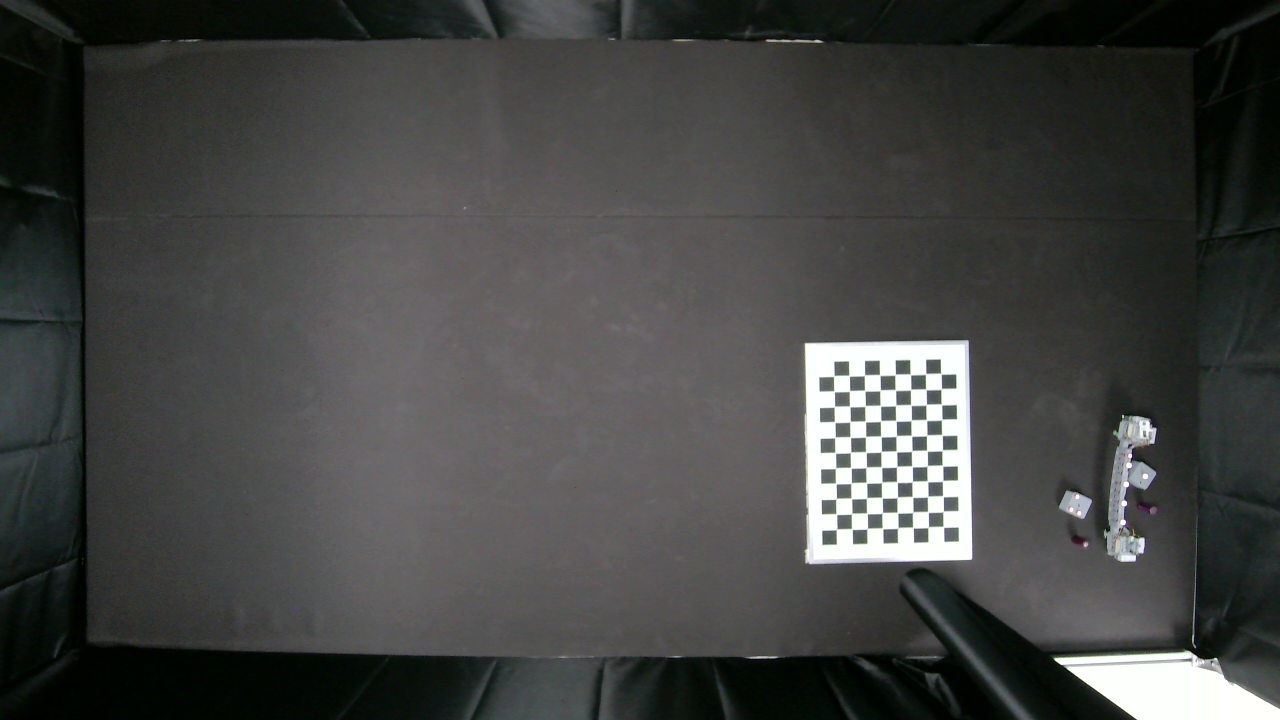
#> input picture Valens_Bugs/camera_calebration/img1.jpg, 1280 x 720 px
$ python camera_calibration.py
#> lines starting #> are read from the running program, lines starting #| are printed output that depends on the picture; after the words box and inside, x2 and y2 are one past the last pixel; in counts of white or black regions, pixels touching at a corner belong together
import cv2
import numpy as np
import glob

# 找棋盘格角点
# 设置寻找亚像素角点的参数，采用的停止准则是最大循环次数30和最大误差容限0.001
criteria = (cv2.TERM_CRITERIA_EPS + cv2.TERM_CRITERIA_MAX_ITER, 30, 0.001)  # 阈值
# 棋盘格模板规格   Specification of the checkerboard
w = 11   # 10 - 1
h = 8   # 7  - 1
# 世界坐标系中的棋盘格点,例如(0,0,0), (1,0,0), (2,0,0) ....,(8,5,0)，去掉Z坐标，记为二维矩阵
objp = np.zeros((w*h,3), np.float32)
objp[:,:2] = np.mgrid[0:w,0:h].T.reshape(-1,2)
objp = objp*35  # 35 mm

# 储存棋盘格角点的世界坐标和图像坐标对
objpoints = [] # 在世界坐标系中的三维点
imgpoints = [] # 在图像平面的二维点
#加载pic文件夹下所有的jpg图像  load all images in the pic folder
images = glob.glob('*.jpg')  #   拍摄的十几张棋盘图片所在目录 the direction of the folder

i=0
for fname in images:

    img = cv2.imread(fname)
#> img is the input picture: shape (720, 1280, 3); mean B, G, R 67, 68.7, 67.4
    # 获取画面中心点 Get the center point of the image
    #获取图像的长宽    Get the length and width of the image
    h1, w1 = img.shape[0], img.shape[1]
    gray = cv2.cvtColor(img,cv2.COLOR_BGR2GRAY)
    u, v = img.shape[:2]
    # 找到棋盘格角点
    ret, corners = cv2.findChessboardCorners(gray, (w,h),None)
#> ret = False; corners = None
    # 如果找到足够点对，将其存储起来
    if ret == True:
        print("i:", i)
        i = i+1

        cv2.cornerSubPix(gray,corners,(11,11),(-1,-1),criteria)

        objpoints.append(objp)
        imgpoints.append(corners)
        # Show corners
        cv2.drawChessboardCorners(img, (w,h), corners, ret)
        cv2.namedWindow('findCorners', cv2.WINDOW_NORMAL)
        cv2.resizeWindow('findCorners', 640, 480)
        cv2.imshow('findCorners',img)
        cv2.waitKey(200)
#> pass 2 of the loop `for fname in images:`:
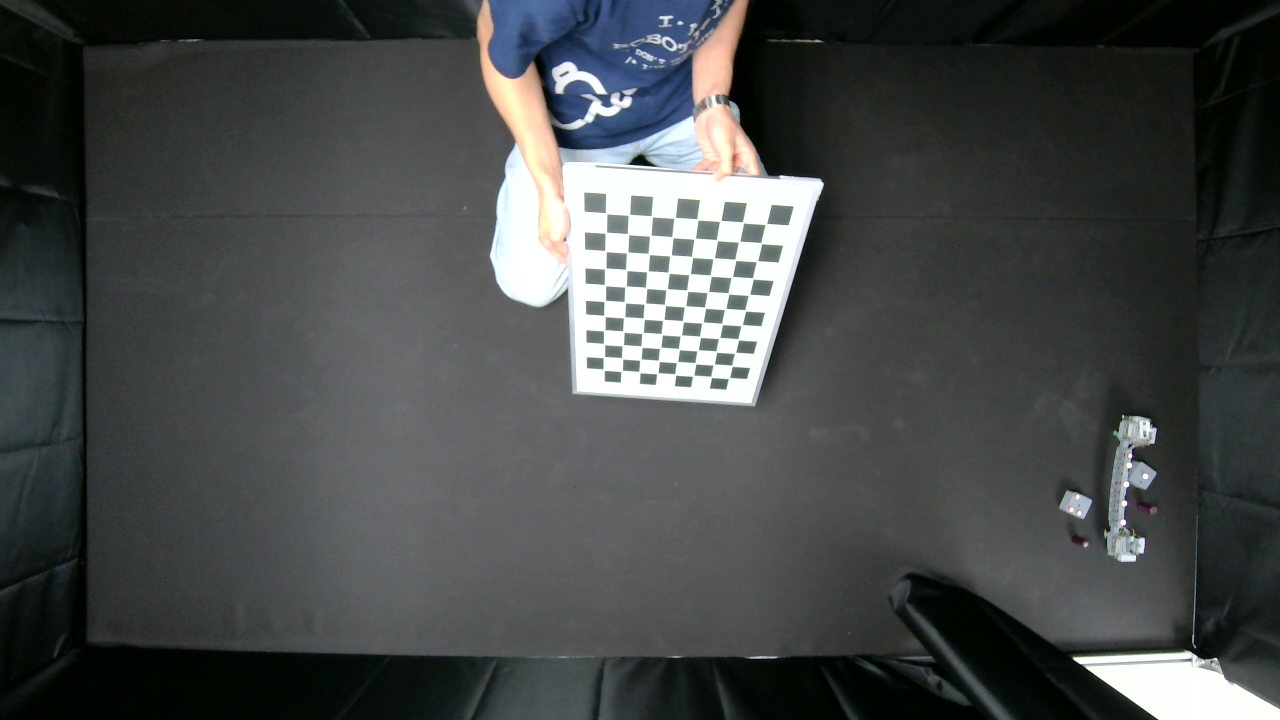
#> input picture Valens_Bugs/camera_calebration/img10.jpg, 1280 x 720 px
#> img is the input picture: shape (720, 1280, 3); mean B, G, R 72.7, 73, 69.7
#> `gray = cv2.cvtColor(img,cv2.COLOR_BGR2GRAY)`:
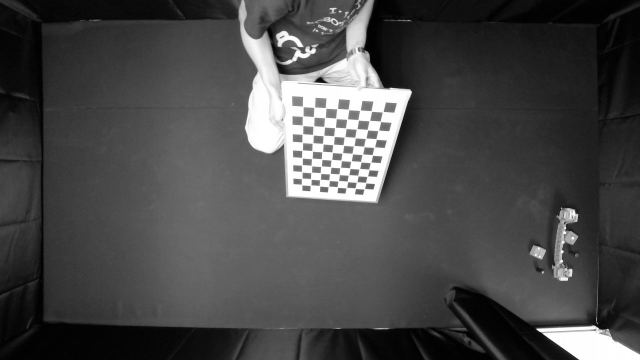
#> gray: shape (720, 1280) (shown at 1/2 size); min 0, max 255, mean 72
#> ret = True; corners = 88 rows, first 8: [766.3, 223.4], [761.3, 242.9], [757.5, 260.7], [752.4, 278.8], [749.8, 294.5], [745.4, 310.6], [742, 324.6], [738.3, 339.5]
#> `cv2.drawChessboardCorners(img, (w,h), corners, ret)`:
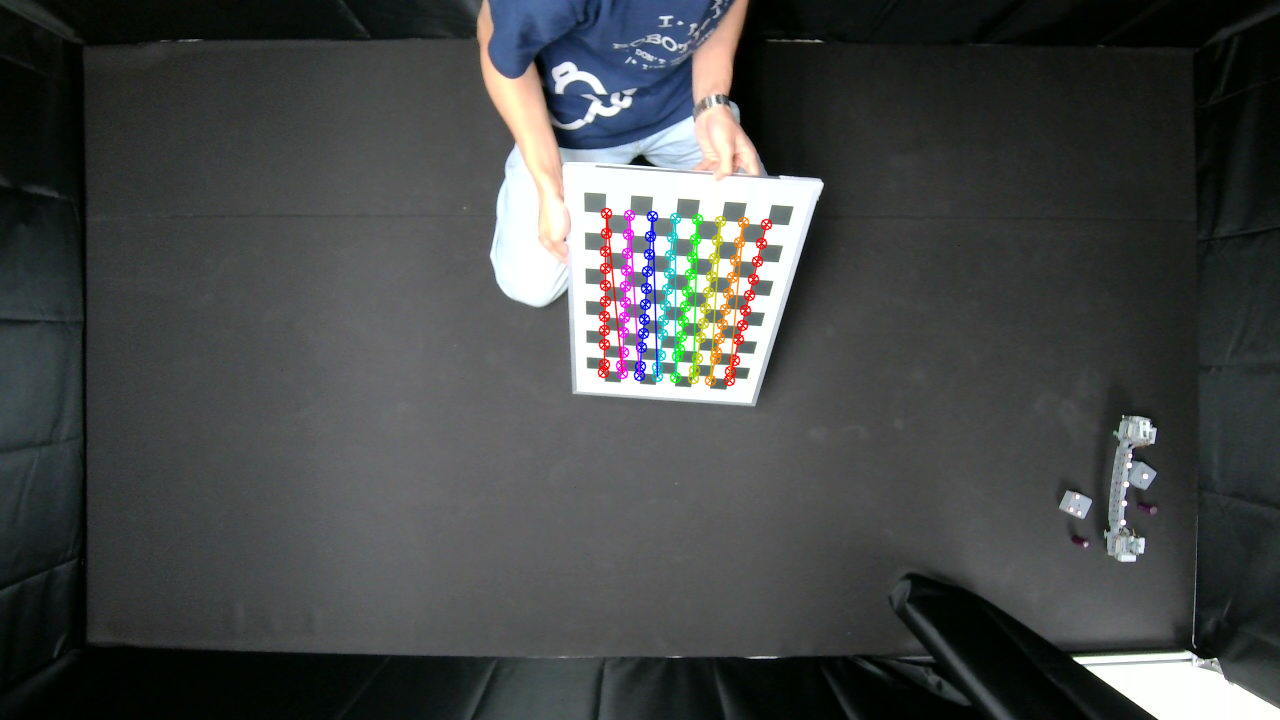
#> img: shape (720, 1280, 3); 1.45% of pixels changed, all inside (x1, y1, x2, y2) = (597, 207, 773, 387)
#> pass 3 of the loop `for fname in images:`:
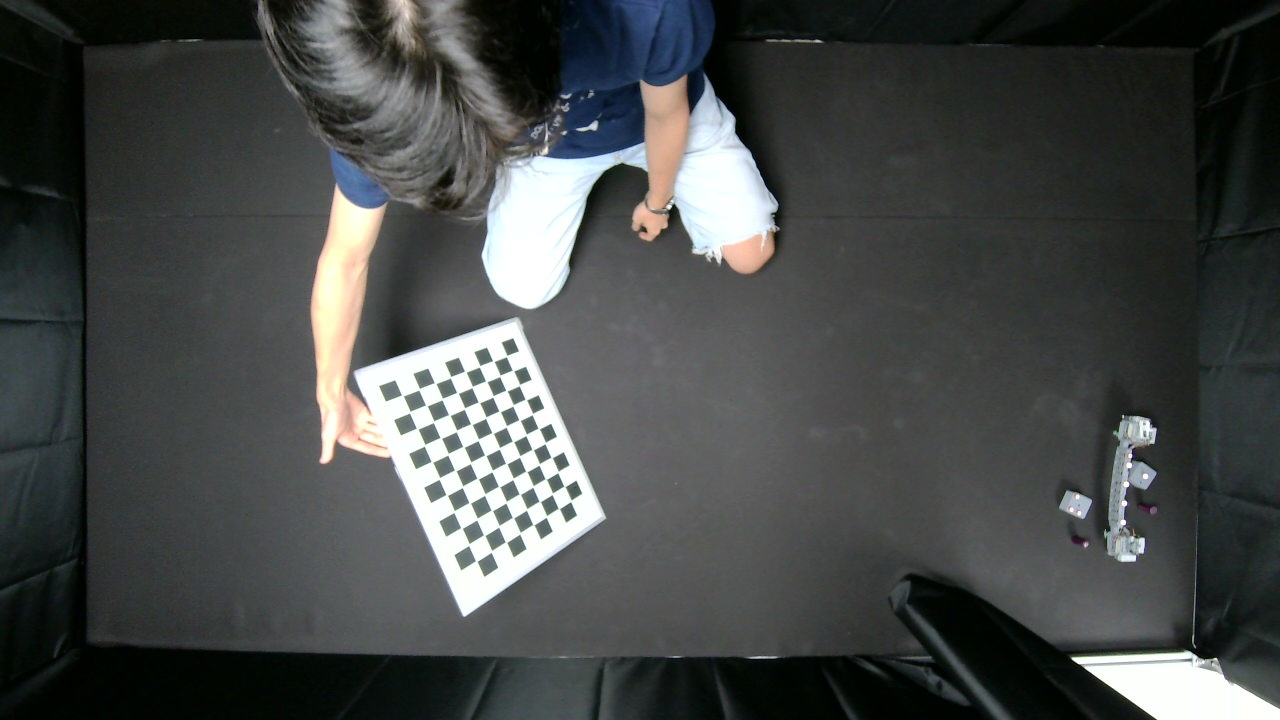
#> input picture Valens_Bugs/camera_calebration/img11.jpg, 1280 x 720 px
#> img is the input picture: shape (720, 1280, 3); mean B, G, R 72.5, 73.4, 70.4
#> `gray = cv2.cvtColor(img,cv2.COLOR_BGR2GRAY)`:
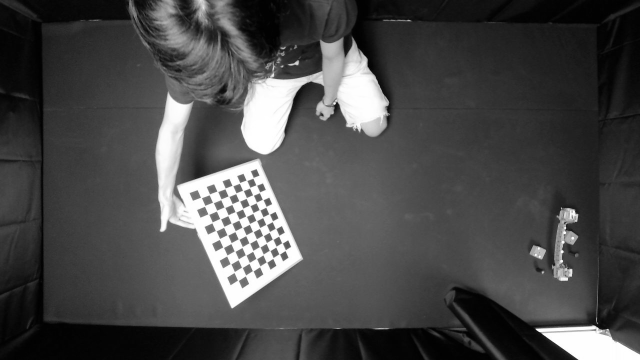
#> gray: shape (720, 1280) (shown at 1/2 size); min 0, max 255, mean 72.4
#> corners = 88 rows, first 8: [506, 356.6], [513, 370.4], [518.9, 386.2], [524.6, 399.4], [531.8, 414.5], [540.3, 429.2], [544.3, 444.3], [550.6, 457.3]
#> `cv2.drawChessboardCorners(img, (w,h), corners, ret)`:
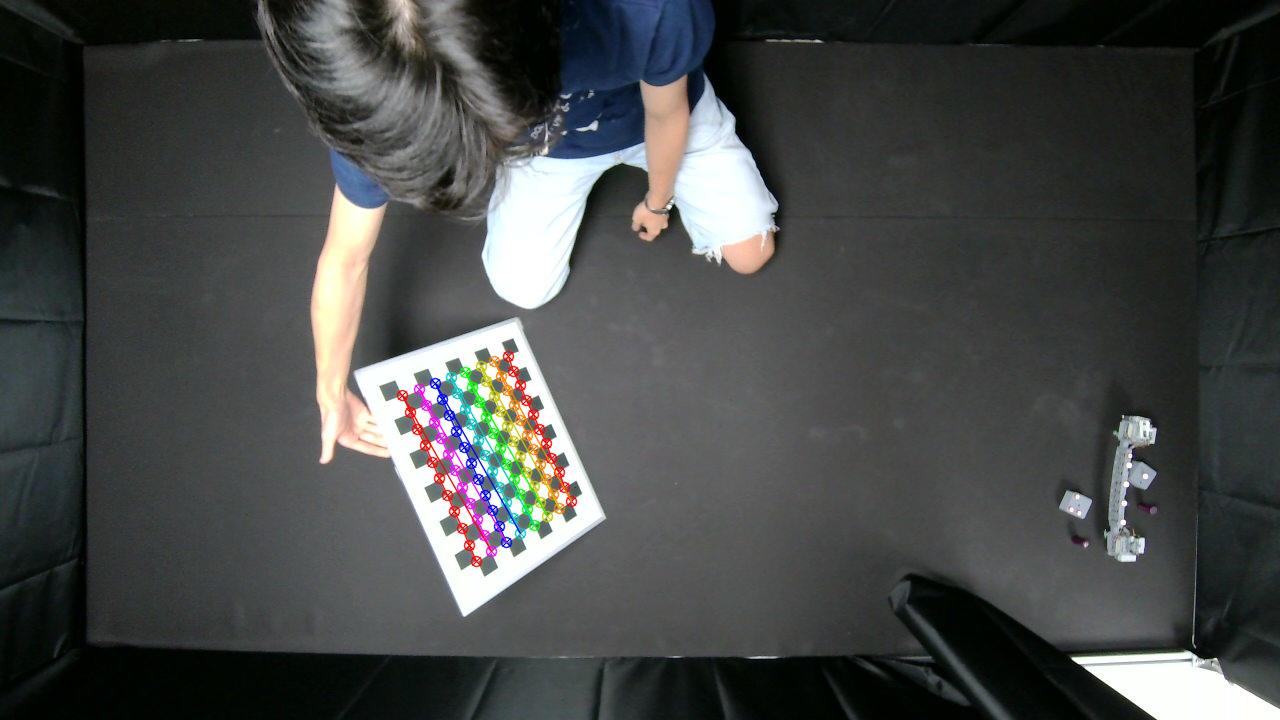
#> img: shape (720, 1280, 3); 1.43% of pixels changed, all inside (x1, y1, x2, y2) = (396, 350, 578, 568)
#> the loop made 4 passes; the first 3 are shown
cv2.destroyAllWindows()
#%% 标定
print('Calculating')
#标定
ret, mtx, dist, rvecs, tvecs = \
    cv2.calibrateCamera(objpoints, imgpoints, gray.shape[::-1], None, None)


print("ret:",ret  )
print("mtx:\n",mtx)      # camera matrix
print("dist:\n",dist   )   # distortion cofficients = (k_1,k_2,p_1,p_2,k_3)
print("rvecs:\n",rvecs)   # Rotation Vector  # 外参数
print("tvecs:\n",tvecs  )  # Rranslation vector  # 外参数
newcameramtx, roi = cv2.getOptimalNewCameraMatrix(mtx, dist, (u, v), 0, (u, v))
print('newcameramtx',newcameramtx)
# Open Camera
camera=cv2.VideoCapture(1)
# camera.set(cv2.CAP_PROP_FRAME_WIDTH, 1280)
# camera.set(cv2.CAP_PROP_FRAME_HEIGHT, 720)
while True:
    (grabbed,frame)=camera.read()
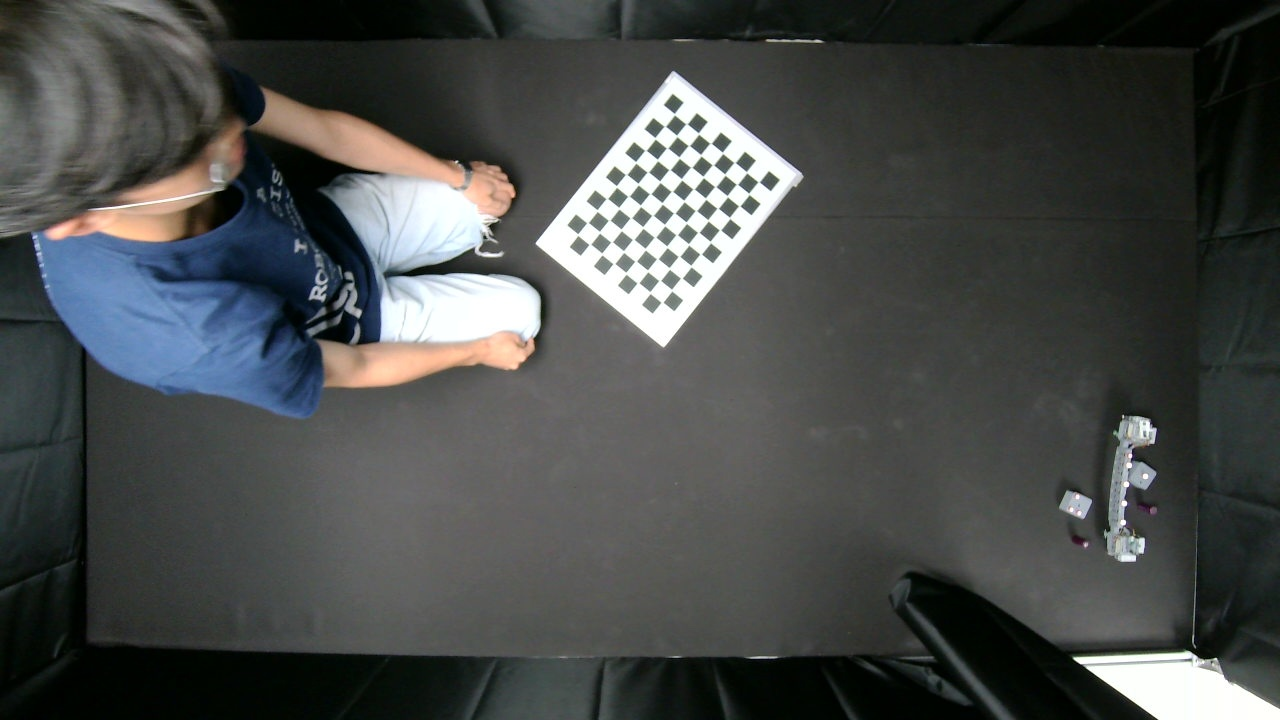
#> input picture Valens_Bugs/camera_calebration/img13.jpg, 1280 x 720 px, given in place of the camera
#> frame is the input picture: shape (720, 1280, 3); mean B, G, R 73.2, 74.5, 71.4
    h1, w1 = frame.shape[:2]
    newcameramtx, roi = cv2.getOptimalNewCameraMatrix(mtx, dist, (u, v), 0, (u, v))
    # Correct distortion
    dst1 = cv2.undistort(frame, mtx, dist, None, newcameramtx)
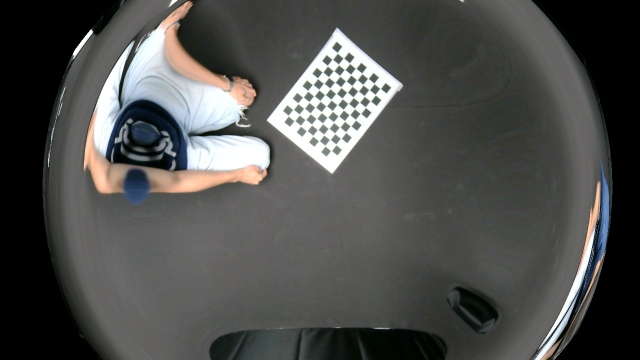
#> dst1: shape (720, 1280, 3) (shown at 1/2 size); mean B, G, R 76.7, 78.5, 77.9
    #dst2 = cv2.undistort(frame, mtx, dist, None, newcameramtx)
    mapx,mapy=cv2.initUndistortRectifyMap(mtx,dist,None,newcameramtx,(w1,h1),5)
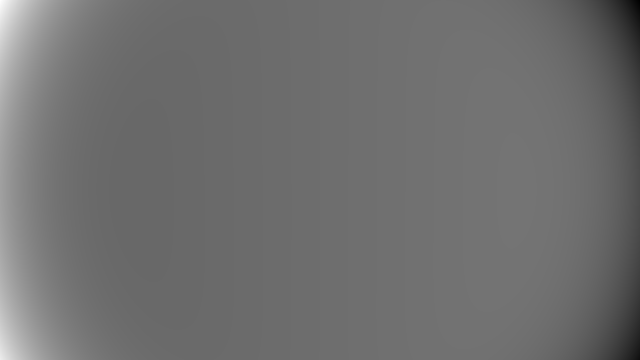
#> mapx: shape (720, 1280) float32 (shown at 1/2 size); min -5597.2, max 8860.7, mean 734.4; drawn with min black and max white
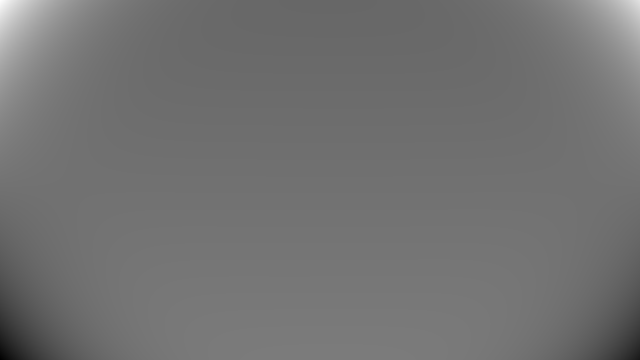
#> mapy: shape (720, 1280) float32 (shown at 1/2 size); min -3412.8, max 5086.5, mean 396; drawn with min black and max white
    dst2=cv2.remap(frame,mapx,mapy,cv2.INTER_LINEAR)
    # Cut image, output the corrected image
    x, y, w1, h1 = roi
    dst1 = dst1[y:y + h1, x:x + w1]
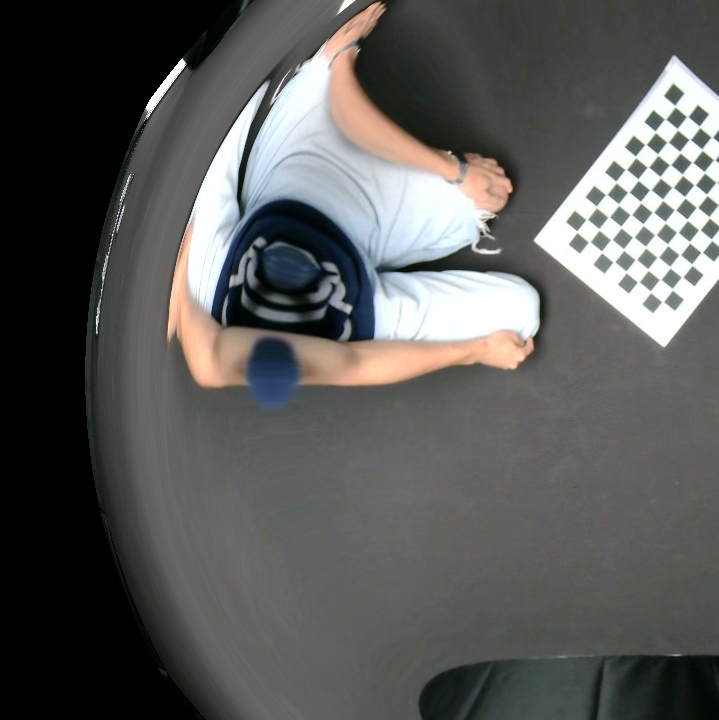
#> dst1: shape (720, 719, 3); mean B, G, R 88.9, 90.3, 90.4

    #cv2.imshow('frame',dst2)
    #cv2.imshow('dst1',dst1)
    cv2.imshow('dst2', dst2)
    if cv2.waitKey(1) & 0xFF == ord('q'):  # Press Q to save a photo
#> (key q is pressed here)
        cv2.imwrite("../u4/frame.jpg", dst1)
        break

camera.release()
cv2.destroyAllWindows()
